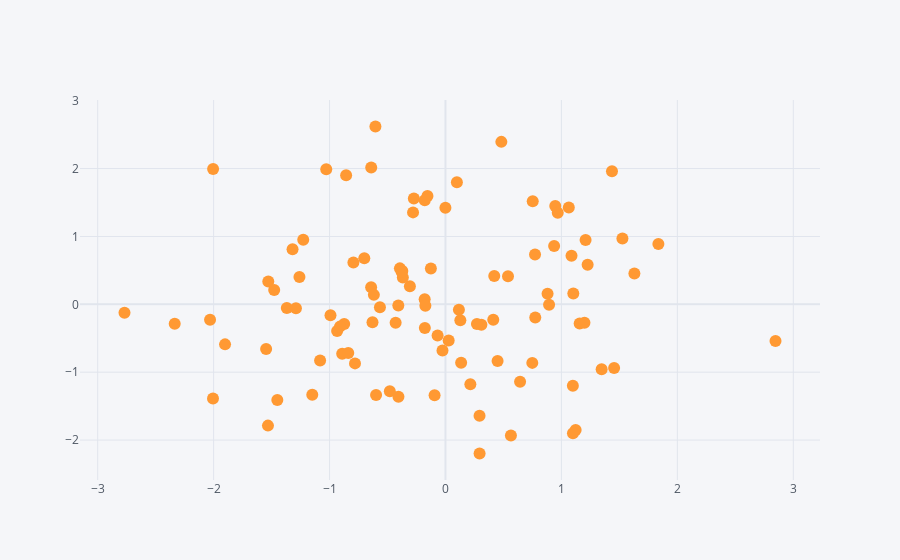

Source (notebook cell):
### Code cell
#comparision A and B columns
df.iplot(x='A', y ='B',mode='markers')
